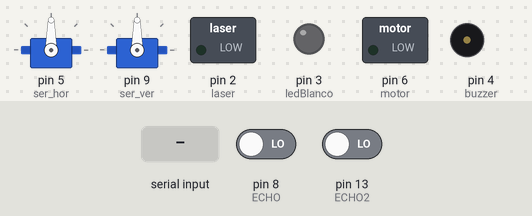
A sketch run on a simulated Arduino Uno, built with avr-gcc and run on an emulated ATmega328P. Parts: 2 × servo, switched loads named in the sketch (green lamp = pin HIGH), output pins drawn as LEDs (lit = HIGH), buzzer (waves = sounding). Inputs (shaded band) come from the test bench; at power-on: pin 8 (ECHO) LOW, pin 13 (ECHO2) LOW. Pins used as bus, display or sensor lines are not drawn; what the sketch prints to the serial monitor is not drawn.

Above: at 9.2 s.
9.3 s: "E" received over the second serial link
At 10.6 s:
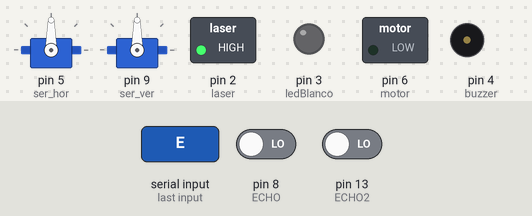
11.7 s: "c" received over the second serial link
At 13.6 s:
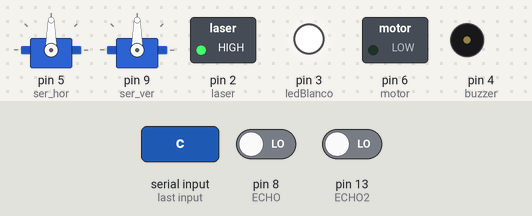
13.9 s: "F" received over the second serial link
At 15.7 s:
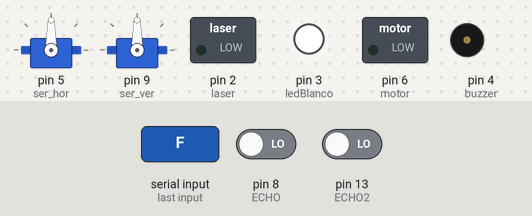
16.1 s: "M" received over the second serial link
At 17.6 s:
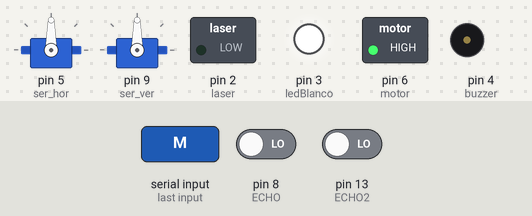
18.3 s: "H" received over the second serial link
At 19.6 s:
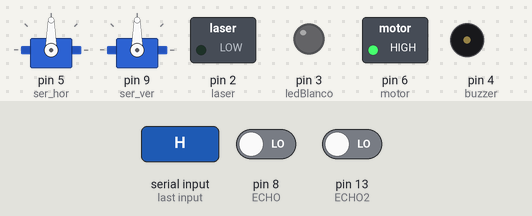
20.5 s: "O" received over the second serial link
At 21.5 s:
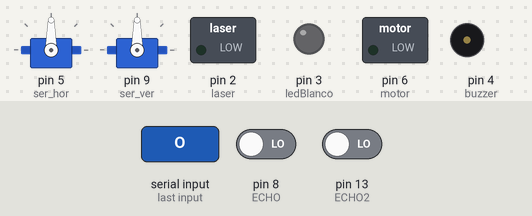
Timing chart, 0 to 23.5 s (numbered marks = the images above; inputs shaded):
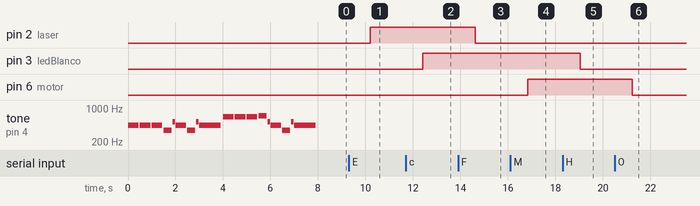

The sketch:

control_servos_datos.ino
```cpp
#include <SoftwareSerial.h>
#include <Servo.h>

// CODIGO PARA EL BUZZER---------------------------------------------------------
#define NOTE_B0  31
#define NOTE_C1  33
#define NOTE_CS1 35
#define NOTE_D1  37
#define NOTE_DS1 39
#define NOTE_E1  41
#define NOTE_F1  44
#define NOTE_FS1 46
#define NOTE_G1  49
#define NOTE_GS1 52
#define NOTE_A1  55
#define NOTE_AS1 58
#define NOTE_B1  62
#define NOTE_C2  65
#define NOTE_CS2 69
#define NOTE_D2  73
#define NOTE_DS2 78
#define NOTE_E2  82
#define NOTE_F2  87
#define NOTE_FS2 93
#define NOTE_G2  98
#define NOTE_GS2 104
#define NOTE_A2  110
#define NOTE_AS2 117
#define NOTE_B2  123
#define NOTE_C3  131
#define NOTE_CS3 139
#define NOTE_D3  147
#define NOTE_DS3 156
#define NOTE_E3  165
#define NOTE_F3  175
#define NOTE_FS3 185
#define NOTE_G3  196
#define NOTE_GS3 208
#define NOTE_A3  220
#define NOTE_AS3 233
#define NOTE_B3  247
#define NOTE_C4  262
#define NOTE_CS4 277
#define NOTE_D4  294
#define NOTE_DS4 311
#define NOTE_E4  330
#define NOTE_F4  349
#define NOTE_FS4 370
#define NOTE_G4  392
#define NOTE_GS4 415
#define NOTE_A4  440
#define NOTE_AS4 466
#define NOTE_B4  494
#define NOTE_C5  523
#define NOTE_CS5 554
#define NOTE_D5  587
#define NOTE_DS5 622
#define NOTE_E5  659
#define NOTE_F5  698
#define NOTE_FS5 740
#define NOTE_G5  784
#define NOTE_GS5 831
#define NOTE_A5  880
#define NOTE_AS5 932
#define NOTE_B5  988
#define NOTE_C6  1047
#define NOTE_CS6 1109
#define NOTE_D6  1175
#define NOTE_DS6 1245
#define NOTE_E6  1319
#define NOTE_F6  1397
#define NOTE_FS6 1480
#define NOTE_G6  1568
#define NOTE_GS6 1661
#define NOTE_A6  1760
#define NOTE_AS6 1865
#define NOTE_B6  1976
#define NOTE_C7  2093
#define NOTE_CS7 2217
#define NOTE_D7  2349
#define NOTE_DS7 2489
#define NOTE_E7  2637
#define NOTE_F7  2794
#define NOTE_FS7 2960
#define NOTE_G7  3136
#define NOTE_GS7 3322
#define NOTE_A7  3520
#define NOTE_AS7 3729
#define NOTE_B7  3951
#define NOTE_C8  4186
#define NOTE_CS8 4435
#define NOTE_D8  4699
#define NOTE_DS8 4978
#define REST      0

int tempo = 120;
int buzzer = 4;
int melody[] = {
  NOTE_A4,4, NOTE_A4,4, NOTE_A4,4, NOTE_F4,-8, NOTE_C5,16,

  NOTE_A4,4, NOTE_F4,-8, NOTE_C5,16, NOTE_A4,2,//4
  NOTE_E5,4, NOTE_E5,4, NOTE_E5,4, NOTE_F5,-8, NOTE_C5,16,
  NOTE_A4,4, NOTE_F4,-8, NOTE_C5,16, NOTE_A4,2,
};

int notes = sizeof(melody) / sizeof(melody[0]) / 2;
int wholenote = (60000 * 4) / tempo;
int divider = 0, noteDuration = 0;
// FIN CODIGO PARA EL BUZZER-----------------------------------------------------

Servo ser_hor, ser_ver;   // cremos los objetos para los servos horizontal y vertical
int servopos_hor = 90;    // posicion inicial del servo horizontal
int servopos_ver = 90;    // posicion inicial del servo vertical


int laser = 2;
int ledBlanco = 3;
int motor = 6;
int TRIG = 7;
int ECHO = 8;
int TRIG2 = 12;
int ECHO2 = 13;
char opcion;

long tiempo;
long distancia;
long tiempo2;
long distancia2;

SoftwareSerial blue(0, 1); //PINES TX Y RX

void setup() {
  blue.begin(9600); //velocidad de comunicación
  ser_hor.attach(5);  // inicializacion de servo conectado al pin 5
  ser_ver.attach(9);  // inicializacion de servo conectado al pin 9

// SETUP PARA EL BUZZER------------------------------------------------
  for (int thisNote = 0; thisNote < notes * 2; thisNote = thisNote + 2) {
    divider = melody[thisNote + 1];
    if (divider > 0) {
      noteDuration = (wholenote) / divider;
    } else if (divider < 0) {
      noteDuration = (wholenote) / abs(divider);
      noteDuration *= 1.5;
    }
    tone(buzzer, melody[thisNote], noteDuration*0.9);
    delay(noteDuration);
    noTone(buzzer);
// FIN DEL SETUP DEL BUZZER-------------------------------------------

  }
  pinMode(laser, OUTPUT);
  pinMode(ledBlanco, OUTPUT);
  pinMode(buzzer, OUTPUT);
  pinMode(motor, OUTPUT);
  pinMode(TRIG, OUTPUT);
  pinMode(ECHO, INPUT);
  pinMode(TRIG2, OUTPUT);
  pinMode(ECHO2, INPUT);
  Serial.begin(9600);
}

void loop() {

    if (blue.available() > 0)
    opcion = blue.read();
  switch (opcion)
  {
      case 'O':
      digitalWrite(laser, LOW);
      digitalWrite(ledBlanco, LOW);
      digitalWrite(motor, LOW);
      break;

      case 'E':
      digitalWrite(laser, HIGH);
      break;

      case 'F':
      digitalWrite(laser, LOW);
      break;

      case 'c':
      digitalWrite(ledBlanco, HIGH);
      break;

      case 'H':
      digitalWrite(ledBlanco, LOW);
      break;

      case 'M':
      digitalWrite(motor, HIGH);
      break;

       case 'N':
      digitalWrite(motor, LOW);
      break;

  }
  {
    unsigned int servopos = blue.read();
    unsigned int servopos1 = blue.read();
    unsigned int realservo = (servopos1 *256) + servopos;
    Serial.print(realservo);

    if (realservo >= 1000 && realservo <1180){
    int servo1 = realservo;
    servo1 = map(servo1, 1000,1180,0,180);
    ser_hor.write(servo1);
    Serial.print("ser_hor ON");
    delay(10);

    }

    if (realservo >= 2000 && realservo <2180){
    int servo2 = realservo;
    servo2 = map(servo2, 2000,2180,0,180);
    ser_ver.write(servo2);
    Serial.print("ser_ver ON");
    delay(10);
    }
  }
// ULTRASONIDOS 1
  digitalWrite(TRIG, 0);
  delayMicroseconds(5);
  digitalWrite(TRIG, HIGH);
  tiempo=pulseIn(ECHO, HIGH);
  tiempo = tiempo / 2;
  distancia = int(0.034 * tiempo);
  Serial.print("Distancia: ");
  Serial.print(distancia);
  Serial.println(" cm");
  blue.println(distancia);
  delay(100);

// ULTRASONIDOS 2
  digitalWrite(TRIG2, 0);
  delayMicroseconds(5);
  digitalWrite(TRIG2, HIGH);
  tiempo2=pulseIn(ECHO2, HIGH);
  tiempo2 = tiempo2 / 2;
  distancia2 = int(0.034 * tiempo2);
  Serial.print("Distancia2: ");
  Serial.print(distancia2);
  Serial.println(" cm");
  blue.println(distancia2);
  delay(100);

}
```

Measured:
- after the input at 9.3 s, pin 2 (laser): LOW → HIGH after 0.91 s
- after the input at 11.7 s, pin 3 (ledBlanco): LOW → HIGH after 0.72 s
- after the input at 13.9 s, pin 2 (laser): HIGH → LOW after 0.72 s
- after the input at 16.1 s, pin 6 (motor): LOW → HIGH after 0.73 s
- after the input at 18.3 s, pin 3 (ledBlanco): HIGH → LOW after 0.74 s
- after the input at 20.5 s, pin 6 (motor): HIGH → LOW after 0.75 s
